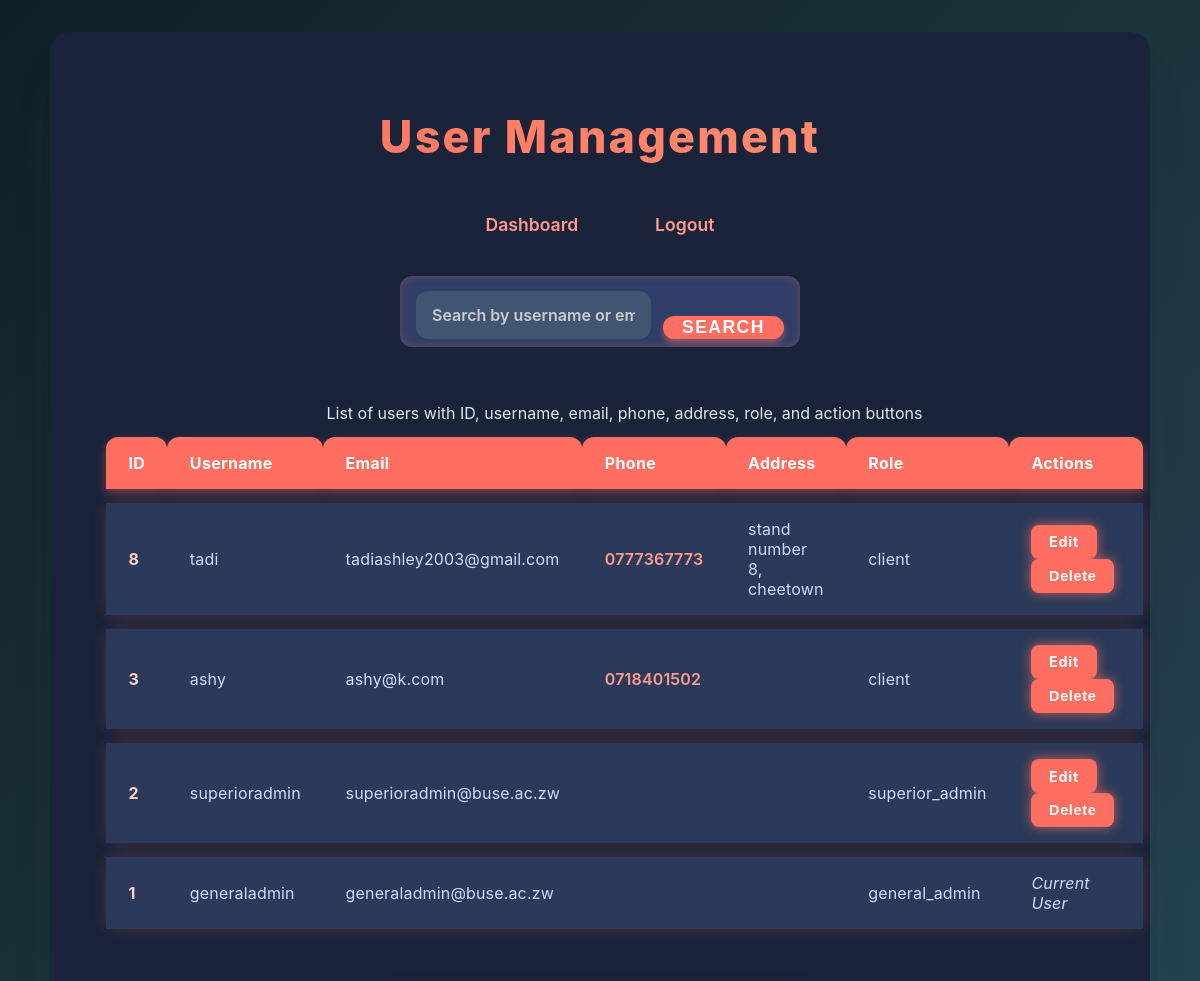
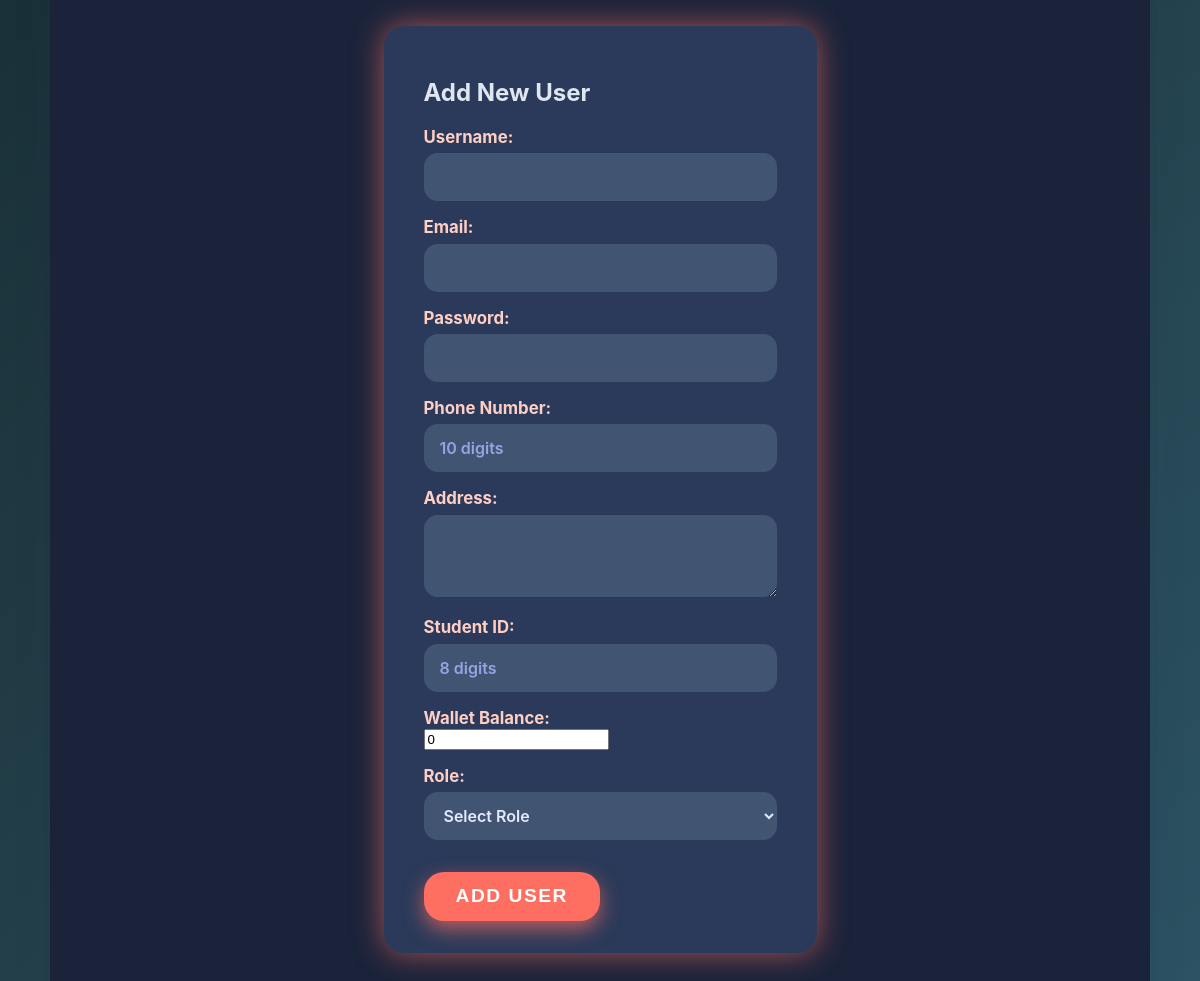
/admin/user_management.php (signed in), run on the app's committed database (2 pictures, top to bottom).
### tables this page shows
CREATE TABLE IF NOT EXISTS `users` (
  `id` int NOT NULL AUTO_INCREMENT,
  `username` varchar(50) NOT NULL,
  `email` varchar(100) NOT NULL,
  `password_hash` varchar(255) NOT NULL,
  `role_id` int NOT NULL,
  `created_at` timestamp NULL DEFAULT CURRENT_TIMESTAMP,
  `wallet_balance` decimal(10,2) NOT NULL DEFAULT '0.00',
  `phone` varchar(20) DEFAULT NULL,
  `address` text,
  `residence` varchar(20) DEFAULT NULL,
  `level` varchar(3) DEFAULT NULL,
  `client_id` varchar(8) DEFAULT NULL,
  `profile_pic` varchar(255) DEFAULT 'icons/download.jpeg',
  `total_spend` decimal(10,2) DEFAULT NULL,
  PRIMARY KEY (`id`),
  UNIQUE KEY `username` (`username`),
  UNIQUE KEY `email` (`email`),
  KEY `role_id` (`role_id`),
  KEY `fk_client_id` (`client_id`)
);

CREATE TABLE IF NOT EXISTS `roles` (
  `id` int NOT NULL AUTO_INCREMENT,
  `role_name` varchar(50) NOT NULL,
  `description` varchar(255) DEFAULT NULL,
  PRIMARY KEY (`id`),
  UNIQUE KEY `role_name` (`role_name`)
);

### admin/user_management.php (the view, shortened to what this page needs)
<?php
require_once '../config.php';
$role = $_SESSION['role'];
$username = $_SESSION['username'];
$roles_stmt = $pdo->query('SELECT id, role_name FROM roles');
$roles = $roles_stmt->fetchAll(PDO::FETCH_ASSOC);
$action = $_GET['action'] ?? '';
$edit_user = null;
$search_query = $_GET['search'] ?? '';
$search_condition = '';
$params = [];
$users_stmt = $pdo->prepare("SELECT u.id, u.username, u.email, u.phone, u.address, u.role_id, r.role_name FROM users u JOIN roles r ON u.role_id = r.id $search_condition ORDER BY u.id DESC");
$users_stmt->execute($params);
$users = $users_stmt->fetchAll(PDO::FETCH_ASSOC);
?>
<!DOCTYPE html>
<html lang="en">
<head>
</head>
<body>
<div class="container" role="main" aria-label="User management panel">
    <h1>User Management</h1>
    <nav role="navigation" aria-label="Main navigation">
        <a href="dashboard.php" tabindex="0">Dashboard</a>
        <a href="logout.php" tabindex="0" aria-describedby="logout-desc">Logout</a>
    </nav>
    <form method="GET" action="" class="search-bar" role="search" aria-label="Search users by username or email">
        <input type="text" name="search" placeholder="Search by username or email" value="<?= htmlspecialchars($search_query) ?>" aria-label="Search users" />
        <button type="submit" aria-label="Search">Search</button>
    </form>
    <table role="table" aria-describedby="userTableDesc" cellspacing="0">
        <caption id="userTableDesc" class="sr-only">List of users with ID, username, email, phone, address, role, and action buttons</caption>
        <thead>
            <tr>
                <th scope="col">ID</th>
                <th scope="col">Username</th>
                <th scope="col">Email</th>
                <th scope="col">Phone</th>
                <th scope="col">Address</th>
                <th scope="col">Role</th>
                <th scope="col">Actions</th>
            </tr>
        </thead>
        <tbody>
            <?php if (!$users): ?>
                <tr>
                    <td colspan="7" style="text-align:center; color:#ff6f61;">No users found.</td>
                </tr>
            <?php else: ?>
            <?php foreach ($users as $user): ?>
            <tr>
                <td><?= htmlspecialchars($user['id']) ?></td>
                <td><?= htmlspecialchars($user['username']) ?></td>
                <td><?= htmlspecialchars($user['email']) ?></td>
                <td><?= htmlspecialchars($user['phone'] ?? '') ?></td>
                <td><?= htmlspecialchars($user['address'] ?? '') ?></td>
                <td><?= htmlspecialchars($user['role_name']) ?></td>
                <td>
                    <?php if ($user['username'] !== $username || $role === 'superior_admin'): ?>
                        <a class="button" href="?action=edit&id=<?= $user['id'] ?>" aria-label="Edit user <?= htmlspecialchars($user['username']) ?>">Edit</a>
                        <button class="button btn-delete" data-userid="<?= $user['id'] ?>" data-username="<?= htmlspecialchars($user['username']) ?>" aria-label="Delete user <?= htmlspecialchars($user['username']) ?>">Delete</button>
                    <?php else: ?>
                        <em aria-label="Current logged in user">Current User</em>
                    <?php endif; ?>
                </td>
            </tr>
            <?php endforeach; ?>
            <?php endif; ?>
        </tbody>
    </table>
    <?php if ($action === 'edit' && $edit_user): ?>
    <form class="edit-user" method="POST" action="?action=edit" aria-label="Edit user form">
        <h2>Edit User - ID <?= htmlspecialchars($edit_user['id']) ?></h2>
        <input type="hidden" name="id" value="<?= htmlspecialchars($edit_user['id']) ?>" />
        <label for="edit_username">Username:</label>
        <input type="text" id="edit_username" name="username" value="<?= htmlspecialchars($edit_user['username']) ?>" required aria-required="true" />
        <label for="edit_email">Email:</label>
        <input type="email" id="edit_email" name="email" value="<?= htmlspecialchars($edit_user['email']) ?>" required aria-required="true" />
        <label for="edit_role_id">Role:</label>
        <select id="edit_role_id" name="role_id" required aria-required="true">
            <option value="">Select Role</option>
            <?php foreach ($roles as $role_option): ?>
                <option value="<?= $role_option['id'] ?>" <?= $role_option['id'] == $edit_user['role_id'] ? 'selected' : '' ?>>
                    <?= htmlspecialchars($role_option['role_name']) ?>
                </option>
            <?php endforeach; ?>
        </select>
        <?php if ($edit_user['role_id'] == 3): ?>
            <label for="edit_password">Password (leave blank to keep current):</label>
            <input type="password" id="edit_password" name="password" placeholder="Enter new password if changing" aria-describedby="pwHelp" />
            <label for="edit_address">Address:</label>
            <textarea id="edit_address" name="address" rows="3"><?= htmlspecialchars($edit_user['address'] ?? '') ?></textarea>
            <label for="edit_wallet_balance">Wallet Balance:</label>
            <input type="number" id="edit_wallet_balance" name="wallet_balance" min="0" step="0.01" value="<?= htmlspecialchars($edit_user['wallet_balance'] ?? '0') ?>" />
            <label for="edit_client_id">Client ID:</label>
<input type="text" id="edit_client_id" name="client_id" pattern="\d{8}" title="Client ID must be exactly 8 digits" value="<?= htmlspecialchars($edit_user['client_id'] ?? '') ?>" />
        <?php endif; ?>
        <button type="submit">Save Changes</button>
        <a href="?" class="btn-cancel" role="button" aria-label="Cancel editing">Cancel</a>
    </form>
    <?php else: ?>
   <form class="add-user" method="POST" action="?action=add" aria-label="Add new user form">
    <h2>Add New User</h2>
    <label for="username">Username:</label>
    <input type="text" id="username" name="username" required aria-required="true" />
    <label for="email">Email:</label>
    <input type="email" id="email" name="email" required aria-required="true" />
    <label for="password">Password:</label>
    <input type="password" id="password" name="password" required aria-required="true" />
    <label for="phone">Phone Number:</label>
    <input type="text" id="phone" name="phone" placeholder="10 digits" pattern="\d{10}" title="Phone number must be exactly 10 digits" required aria-required="true" />
    <label for="address">Address:</label>
    <textarea id="address" name="address" rows="3"></textarea>
    <label for="student_id">Student ID:</label>
    <input type="text" id="student_id" name="student_id" placeholder="8 digits" pattern="\d{8}" title="Student ID must be exactly 8 digits" required aria-required="true" />
    <label for="wallet_balance">Wallet Balance:</label>
    <input type="number" id="wallet_balance" name="wallet_balance" min="0" step="0.01" value="0" />
    <label for="role_id">Role:</label>
    <select id="role_id" name="role_id" required aria-required="true">
        <option value="">Select Role</option>
    </select>
    <button type="submit">Add User</button>
</form>
    <?php endif; ?>
</div>
</body>
</html>

### admin/user_management.php (style rules this page uses)
*, *::before, *::after { box-sizing: border-box; }
body { margin: 0; font-family: 'Inter', 'Segoe UI', Tahoma, Geneva, Verdana, sans-serif; background: linear-gradient(135deg, #0f2027, #203a43, #2c5364); color: #e0e6f0; min-height: 100vh; display: flex; justify-content: center; padding: 2rem; }
.container { background: #1a233a; box-shadow: 0 2rem 3rem -1.4rem rgba(50,50,93,.25), 0 1rem 1.4rem -1.1rem rgba(0,0,0,.3); border-radius: 20px; max-width: 1100px; width: 100%; padding: 3rem 3.5rem 3.5rem; display: flex; flex-direction: column; gap: 2rem; }
h1 { font-weight: 800; font-size: 2.8rem; text-align: center; background: linear-gradient(90deg, #ff6f61, #ff9472); -webkit-background-clip: text; -webkit-text-fill-color: transparent; letter-spacing: 0.05em; user-select: none; margin-bottom: 0.5rem; }
nav { display: flex; justify-content: center; gap: 2rem; font-weight: 600; font-size: 1.1rem; color: #ff9a8b; }
nav a { text-decoration: none; padding: 0.6rem 1.4rem; border-radius: 8px; transition: background-color 0.3s ease; color: #ff9a8b; box-shadow: inset 0 0 0 0 #ff6f61; }
form.search-bar { max-width: 400px; margin: 0 auto 1.5rem; display: flex; gap: 0.75rem; background: #2f3e66; border-radius: 12px; padding: 0.5rem 1rem; box-shadow: inset 0 0 10px rgba(255,111,97,.3); }
form.search-bar input[type="text"] { flex: 1; border: none; padding: 0.7rem 1rem; border-radius: 12px; font-size: 1rem; color: #eee; background: #415573; transition: background-color 0.3s ease; }
form.search-bar input[type="text"]::placeholder { color: #ccc; }
form.search-bar button { background: #ff6f61; border: none; padding: 0 1.2rem; border-radius: 12px; color: white; font-weight: 700; cursor: pointer; transition: background-color 0.3s ease; font-size: 1.1rem; box-shadow: 0 4px 6px rgba(255,111,97,0.5); }
table { width: 100%; border-collapse: separate; border-spacing: 0 0.9rem; background: transparent; user-select: none; }
thead tr th { background-color: #ff6f61; padding: 1rem 1.4rem; font-weight: 700; font-size: 1rem; color: white; text-align: left; border-radius: 12px 12px 0 0; box-shadow: 0 4px 10px rgba(255,111,97,.4); letter-spacing: 0.02em; }
tbody tr { background: #2b3a5a; letter-spacing: 0.01em; font-size: 1rem; border-radius: 12px; box-shadow: 0 0 15px rgba(255,111,97,.2); transition: background-color 0.3s ease; }
tbody tr td { padding: 1rem 1.4rem; color: #d1d9ff; vertical-align: middle; }
tbody tr td:first-child { font-weight: 700; color: #ffcfc4; width: 4rem; }
tbody tr td:nth-child(4) { font-weight: 600; color: #ff9a8b; width: 9rem; }
tbody tr td:nth-child(5) { width: 12rem; }
a.button, button.button { background-color: #ff6f61; color: white; padding: 0.55rem 1.1rem; border-radius: 8px; text-decoration: none; border: none; cursor: pointer; font-weight: 700; font-size: 0.9rem; letter-spacing: 0.05em; box-shadow: 0 0 12px #ff6f61bb; transition: background-color 0.25s ease, box-shadow 0.25s ease; display: inline-block; margin-right: 0.4rem; user-select: none; }
form.add-user, form.edit-user { margin-top: 2rem; background: #2b3a5a; padding: 2rem 2.5rem; border-radius: 20px; box-shadow: 0 0 30px #ff6f61a0; max-width: 700px; margin-left: auto; margin-right: auto; }
form label { display: block; margin-top: 1rem; font-weight: 700; font-size: 1.05rem; color: #ffcfc4; user-select: none; }
form input[type="text"], form input[type="email"], form input[type="password"], form select, form textarea { width: 100%; padding: 0.7rem 1rem; margin-top: 0.4rem; border-radius: 14px; border: none; background: #415573; color: #e5e9ff; font-size: 1rem; transition: background-color 0.3s ease; font-weight: 600; font-family: 'Inter', sans-serif; resize: vertical; min-height: 3rem; }
form input[type="text"]::placeholder, form input[type="email"]::placeholder, form input[type="password"]::placeholder { color: #aab8ffcc; }
form button { margin-top: 2rem; background-color: #ff6f61; border: none; padding: 0.85rem 2rem; color: white; border-radius: 20px; cursor: pointer; font-weight: 800; font-size: 1.2rem; letter-spacing: 0.08em; text-transform: uppercase; user-select: none; box-shadow: 0 8px 20px #ff6f61aa; transition: background-color 0.3s ease, box-shadow 0.3s ease; }

### data on the page
users: id "8", username "tadi", email "tadiashley2003@gmail.com", phone "0777367773", address "stand number 8, cheetown", role.role_name "client"
users: id "3", username "ashy", email "ashy@k.com", phone "0718401502", role.role_name "client"
users: id "2", username "superioradmin", email "superioradmin@buse.ac.zw", role.role_name "superior_admin"
users: id "1", username "generaladmin", email "generaladmin@buse.ac.zw", role.role_name "general_admin", shows "Current User"
